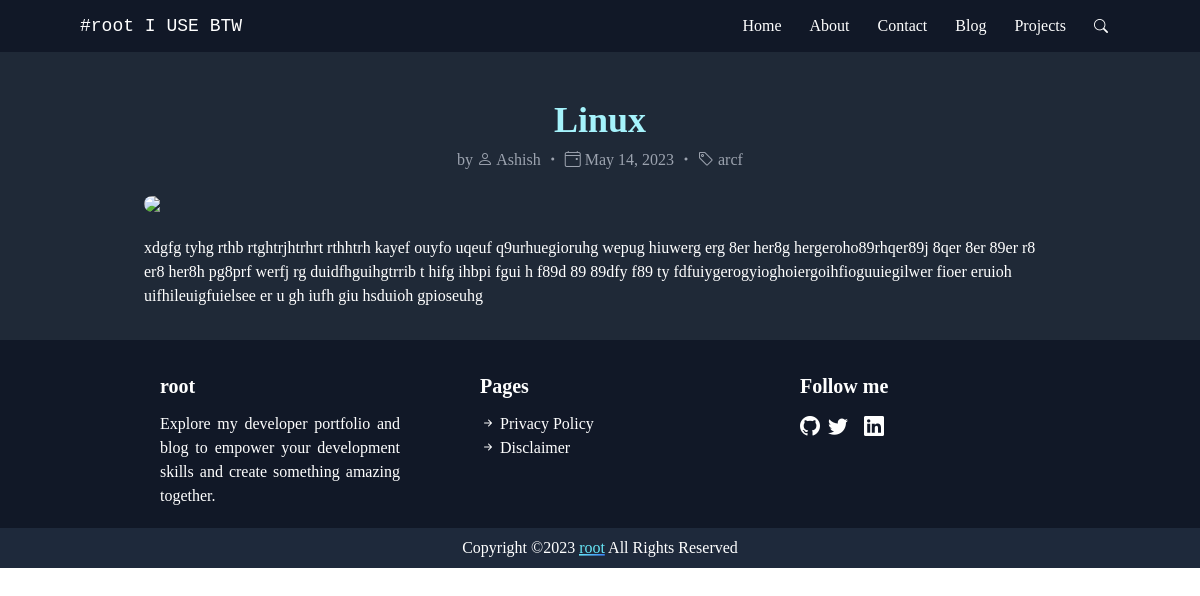
Screenshot of /blogpost/i use arch btw with the database file from the repository.
### home/models.py (models this page shows, shortened)
class Blog(models.Model):
    sno = models.AutoField(primary_key=True)
    title = models.CharField(max_length=200)
    meta = models.CharField(max_length=300)
    content = models.TextField()
    thumbnail_img = models.ImageField(null=True, blank=True, upload_to="images/")
    thumbnail_url = models.URLField(blank=True, null=True)
    category = models.CharField(max_length=255, default="uncategorized")
    slug = models.CharField(max_length=100)
    time = models.DateField(auto_now_add=True)

### home/views.py (the view)
# urls.py: path('blogpost/<str:slug>', views.blogpost, name='blogpost'),
def blogpost (request, slug):
    try:
        blog = Blog.objects.get(slug=slug)
        context = {'blog': blog}
        return render(request, 'blogpost.html', context)
    except Blog.DoesNotExist:
        context = {'message': 'Blog post not found'}
        return render(request, '404.html', context, status=404)

### templates/blogpost.html (shortened to what this page needs)
{% extends 'base.html' %}
{% block content %}
<div class='bg-gray-800 text-white p-8 pt-12 flex flex-col md:px-20 lg:px-36 xl:px-60 2xl:px-80'>
    <span class='text-center text-3xl md:text-4xl font-bold text-cyan-200 hover:text-cyan-300 transition duration-300'><a href='{{blog.slug}}'>{{blog.title}}</a></span>
    <span class='text-center mt-2 text-gray-400'>by <a href='/about'><i class="bi bi-person"></i> <span class='group'><span class='group-hover:text-cyan-200 bg-left-bottom bg-gradient-to-r from-cyan-300 to-blue-500 bg-[length:0%_2px] bg-no-repeat group-hover:bg-[length:100%_2px] transition-all duration-500 ease-out'>Ashish</span></span><a> <i class="bi bi-dot"></i> <span><i class="bi bi-calendar4-event"></i> {{blog.time}}</span> <i class="bi bi-dot"></i> <i class="bi bi-tag"></i> <a href='/category/{{blog.category}}'><span class='group'><span class='group-hover:text-cyan-200 bg-left-bottom bg-gradient-to-r from-cyan-300 to-blue-500 bg-[length:0%_2px] bg-no-repeat group-hover:bg-[length:100%_2px] transition-all duration-500 ease-out'>{{blog.category}}</span></span></span></a>
    <img class='rounded-lg my-6 flex justify-center' src="{{blog.thumbnail_url}}">
    <p class=''>{{blog.content|safe}} </p>
</div>
{% endblock %}

### templates/base.html (shortened to what this page needs)
{% load tailwind_tags %}
{% load static %}
<!DOCTYPE html>
<html lang="en">
<head>
    <link href="https://cdn.jsdelivr.net/npm/tailwindcss/dist/tailwind.min.css" rel="stylesheet">
    <link rel="stylesheet" href="https://cdn.jsdelivr.net/npm/bootstrap-icons@1.10.3/font/bootstrap-icons.css">
    <link rel="stylesheet" href="https://cdnjs.cloudflare.com/ajax/libs/font-awesome/6.2.1/css/all.min.css" />
    <link rel="stylesheet" type="text/css" href="https://cdn.jsdelivr.net/gh/hostmind/host@latest/static/index.css">
    {% tailwind_css %}
</head>
<body>
    <nav class="nav bg-gray-900 text-white flex justify-between items-center p-3 px-8 md:px-20">
        <a href="/" class="text-lg font-mono">#root I USE   BTW </a>
        <div class="bg-gray-900 hidden items-center md:block">
            <a href="/" class="p-2 px-3 my-1 text-white rounded-[8px] hover:bg-gray-800">Home</a>
            <a href="/about" class="p-2 px-3 my-1 text-white rounded-[8px] hover:bg-gray-800">About</a>
            <a href="/contact" class="p-2 px-3 my-1 text-white rounded-[8px] hover:bg-gray-800">Contact</a>
            <a href="/blog" class="p-2 px-3 my-1 text-white rounded-[8px] hover:bg-gray-800">Blog</a>
            <a href="/projects" class="p-2 px-3 my-1 text-white rounded-[8px] hover:bg-gray-800">Projects</a>
            <i class="searchBtn1 p-2 px-3 my-1 text-white rounded-[8px] hover:bg-gray-800 mt-1 bi bi-search text-sm cursor-pointer"></i>
          </div>
    </nav>
      {% block content %}{% endblock %}
    <footer class='bg-gray-900 text-white p-8 pb-2 grid md:grid-cols-3 md:gap-10 lg:gap-20 xl:gap-30 2xl:gap-40 md:px-40'>
        <div class='blog-name'>
            <p class='text-xl font-bold'>root<p>
            <p class='my-3 text-justify'>Explore my developer portfolio and blog to empower your development skills and create something amazing together.</p>
        </div>
        <div class='pages'>
            <p class='text-xl font-bold'>Pages<p>
            <ul class='my-3'>
                <li><a href='/'><i class="bi bi-arrow-right-short"></i> Privacy Policy</a></li>
                <li><a href='/'<i class="bi bi-arrow-right-short"></i> Disclaimer</a></li>
            </ul>
        </div>
        <div class='socials'>
            <p class='text-xl font-bold'>Follow me<p>
            <ul class='my-3 flex text-xl'>
              <li><a href='https://www.github.com/ctrl-root' class='hover:text-blue-100'><i class="bi bi-github"></i></a></li>
              <li class='px-2'><a href='https://www.twitter.com/toor_ctrl' class='hover:text-blue-100'><i class="bi bi-twitter"></i></a></li>
              <li class='px-2'><a href='https://www.linkedin.com/in/ctrl-root/' class='hover:text-blue-100'><i class="bi bi-linkedin"></i></a></li>
             </ul>
        </div>
    </footer>
    <div class='bg-slate-800 text-white text-justify flex justify-center items-center'>
        <p class='p-2'>Copyright &copy;<script>document.write(new Date().getFullYear())</script> <span class="text-blue-300 text-justify"><a href="/" target="_blank">root</a></span> All Rights Reserved</p>
    </div>
</body>
</html>

### templates/base.html (style rules this page uses)
body { font-family: Poppins; transition: 0.3s ease-in-out; }

### rows the page displays
Blog: title "Linux", time "May 14, 2023", category "arcf", content "xdgfg tyhg rthb rtghtrjhtrhrt rthhtrh kayef ouyfo uqeuf q9urhuegioruhg wepug hiuwerg erg 8er her8g hergeroho89rhqer89j 8qer 8er 89er r8 er8 her8h pg8prf werfj rg duidfhguihgtrrib t hifg ihbpi fgui h f89d 89 89dfy f89 ty fdfuiygerogyioghoiergoihfioguuiegilwer fioer eruioh uifhileuigfuielsee er u gh iufh giu hsduioh gpioseuhg"
